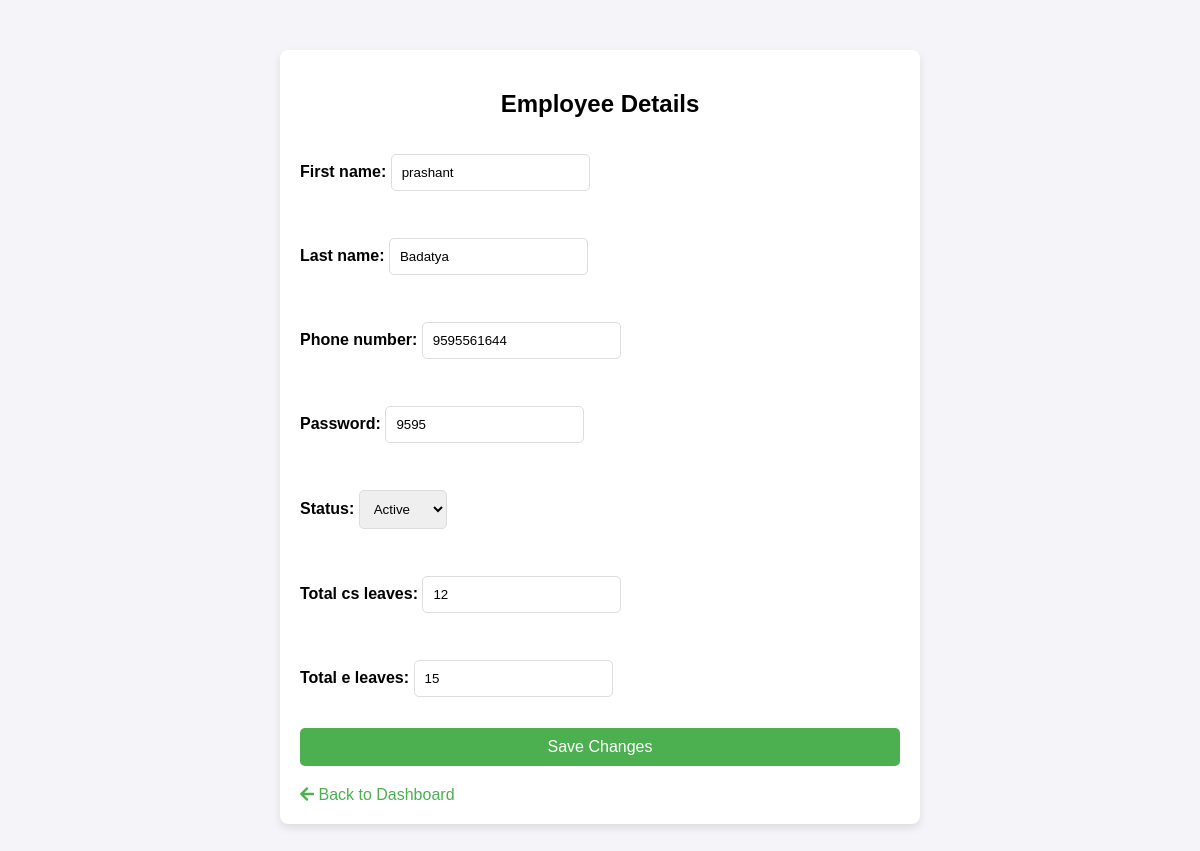
/employee/edit/1/ (signed in), run on an earlier commit of the app's database.
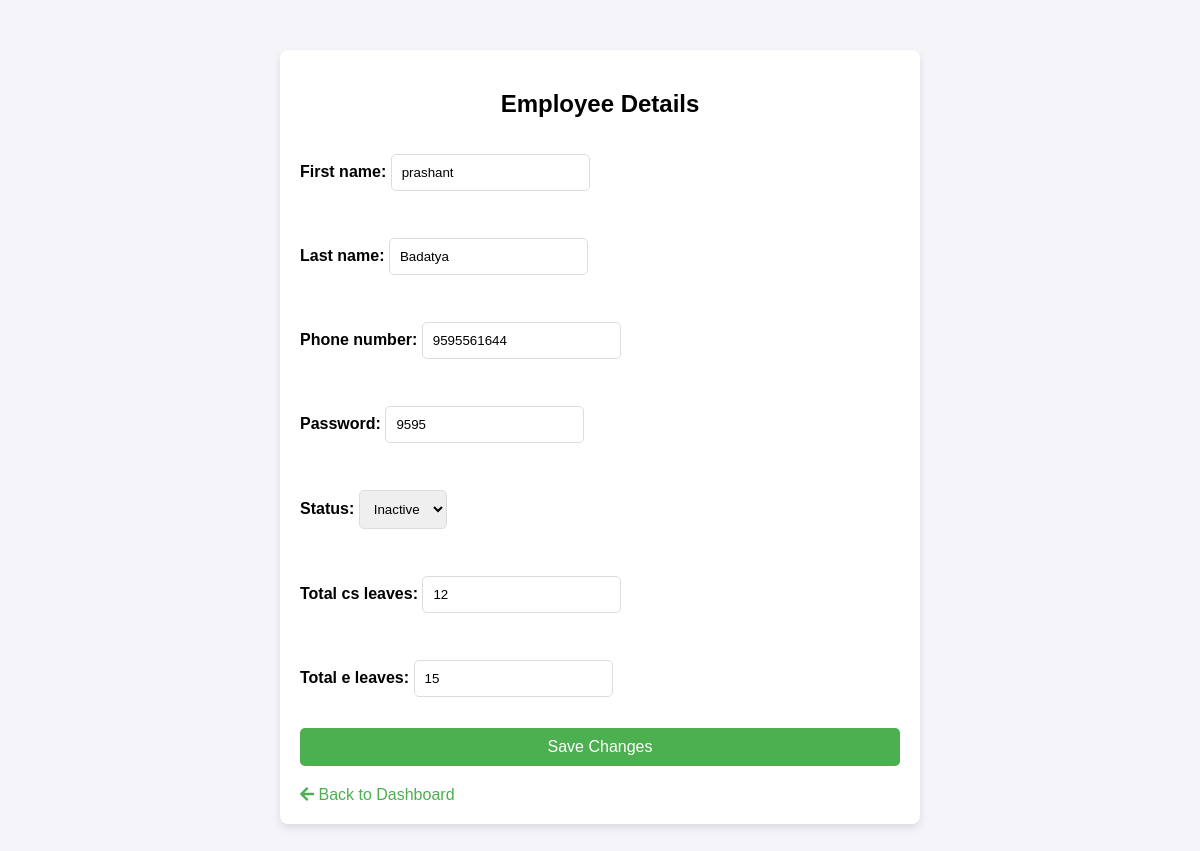
And on a later commit of the database.
### leave_management/models.py (models this page shows, shortened)
class EmployeeProfile(models.Model):
    ACTIVE = 'Active'
    INACTIVE = 'Inactive'
    STATUS_CHOICES = [
        (ACTIVE, 'Active'),
        (INACTIVE, 'Inactive'),
    ]
    user = models.OneToOneField(User, null=True, on_delete=models.CASCADE)
    first_name = models.CharField(max_length=100)
    last_name = models.CharField(max_length=100)
    phone_number = models.CharField(max_length=10, unique=True)
    password = models.CharField(max_length=4)
    status = models.CharField(max_length=8, choices=STATUS_CHOICES, default=ACTIVE)
    total_cs_leaves = models.IntegerField(default=12)  # Casual Leave (CS)
    total_e_leaves = models.IntegerField(default=12)  # Earned Leave (E)

### leave_management/views.py (the view)
# urls.py: path("employee/edit/<int:employee_id>/", modify_employee, name="modify_employee"),
@login_required
def modify_employee(request, employee_id=None):
    if employee_id:
        employee = get_object_or_404(EmployeeProfile, id=employee_id)
    else:
        employee = None
    if request.method == "POST":
        form = EmployeeForm(request.POST, instance=employee)
        if form.is_valid():
            password = form.cleaned_data.get('password')
            if not password.isdigit() or len(password) != 4:
                messages.error(request, "Password must be exactly 4 digits.")
                return render(request, "modify_employee.html", {"form": form})  # Re-render form with error
            else:
                form.save()
                messages.success(request, "Employee details saved successfully.")
                return redirect("admin_dashboard")
        else:
            messages.error(request, "Please correct the errors below.")
            return render(request, "modify_employee.html", {"form": form})  # Re-render with form errors
    else:
        form = EmployeeForm(instance=employee)
    return render(request, "modify_employee.html", {"form": form})

### leave_management/EmployeeForm.py
class EmployeeForm(forms.ModelForm):
    class Meta:
        model = EmployeeProfile
        fields = ["first_name", "last_name", "phone_number", "password", "status", "total_cs_leaves", "total_e_leaves"]

### leave_management/templates/modify_employee.html (shortened to what this page needs)
<!DOCTYPE html>
<html lang="en">
<head>
    <link rel="stylesheet" href="https://cdnjs.cloudflare.com/ajax/libs/font-awesome/5.15.4/css/all.min.css">
</head>
<body>
<div class="container">
    <h2>Employee Details</h2>
    <form method="post">
        {{ form.as_p }}
        <button type="submit">Save Changes</button>
    </form>
    <a href="{% url 'admin_dashboard' %}" class="back-btn"><i class="fas fa-arrow-left"></i> Back to Dashboard</a>
</div>
</body>
</html>

What changed in the data, as far as the page shows it:
changed EmployeeProfile "prashant": status "Active" → "Inactive"
